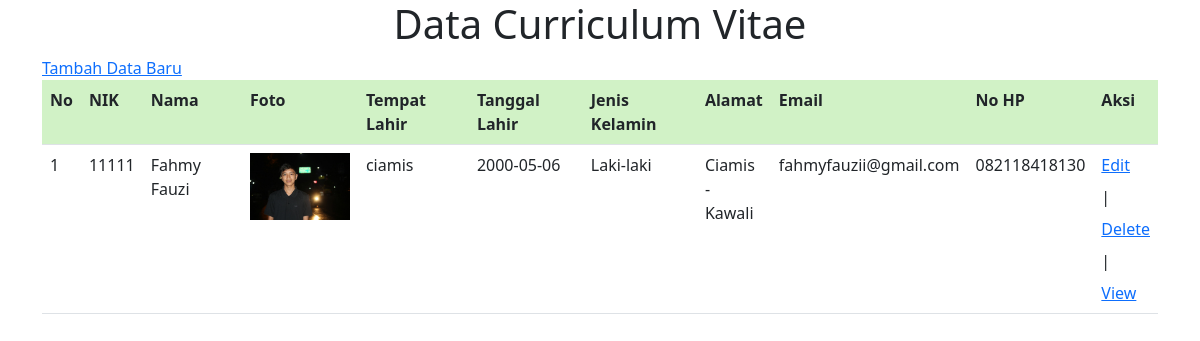
The page / on the database its author committed.
### tables this page shows
CREATE TABLE `tbl_identitas` (
  `nik` int(5) NOT NULL,
  `nama` varchar(255) NOT NULL,
  `foto` varchar(255) NOT NULL,
  `tempat_lahir` varchar(255) NOT NULL,
  `tanggal_lahir` varchar(10) NOT NULL,
  `alamat` varchar(255) NOT NULL,
  `email` varchar(255) NOT NULL,
  `no_hp` varchar(13) NOT NULL,
  `jenis_kelamin` varchar(20) NOT NULL,
  `moto_hidup` varchar(255) NOT NULL,
  `tentang_saya` varchar(255) NOT NULL,
  `bg_foto` varchar(100) NOT NULL
);

### index.php (the view, shortened to what this page needs)
<?php
$con = mysqli_connect("localhost", "root", "", "db_cv");
$identitas = mysqli_query($con, "SELECT * FROM tbl_identitas ");
?>
<!DOCTYPE html>
<html lang="en">
<head>
    <link rel="stylesheet" href="bootstrap/css/bootstrap.css">
    <link rel="stylesheet" href="bootstrap/js/bootstrap.js">
</head>
<body>
    <div class="container">
        <div class="row justify-content-center text-center">
            <div class="col-md-12">
                <h1>Data Curriculum Vitae</h1>
            </div>
        </div>
        <div class="col">
            <a href="basic/input.php">Tambah Data Baru</a>
            <table class="table table-striped" cellpadding="7" cellspacing="0">
                <tr bgcolor=#dcffd1>
                    <th> No </th>
                    <th> NIK</th>
                    <th> Nama </th>
                    <th> Foto</th>
                    <th> Tempat Lahir</th>
                    <th> Tanggal Lahir</th>
                    <th>Jenis Kelamin</th>
                    <th width=25>Alamat</th>
                    <th> Email</th>
                    <th> No HP</th>
                    <th width=40> Aksi</th>
                </tr>
                <?php $z = 1; ?>
                <?php foreach ($identitas as $i) : ?>
                    <tr>
                        <td> <?= $z++ ?></td>
                        <td><?= $i['nik'] ?></td>
                        <td><?= $i['nama'] ?></td>
                        <td><img src="image/<?= $i['foto'] ?>" alt="" style="width: 100px;"></td>
                        <td><?= $i['tempat_lahir'] ?></td>
                        <td><?= $i['tanggal_lahir'] ?></td>
                        <td><?= $i['jenis_kelamin'] ?></td>
                        <td><?= $i['alamat'] ?></td>
                        <td><?= $i['email'] ?></td>
                        <td><?= $i['no_hp'] ?></td>
                        <td>
                            <div class="d-grid gap-2 d-nd-block">
                                <a link href=""> Edit</a> | <a link href="basic/delete.php?NIK=<?= $i['nik']; ?>" onclick="return confirm ('Hapus Data?')"> Delete</a> | <a link href="basic/viewcv.php?NIK=<?= $i['nik']; ?>">View</a>
                            </div>
                        </td>
                    </tr>
                <?php endforeach ?>
            </table>
        </div>
    </div>
</body>
</html>

### rows shown on the page
tbl_identitas: nik "11111", nama "Fahmy Fauzi", foto (picture), tempat_lahir "ciamis", tanggal_lahir "2000-05-06", jenis_kelamin "Laki-laki", alamat "Ciamis - Kawali", email "fahmyfauzii@gmail.com", no_hp "082118418130"
